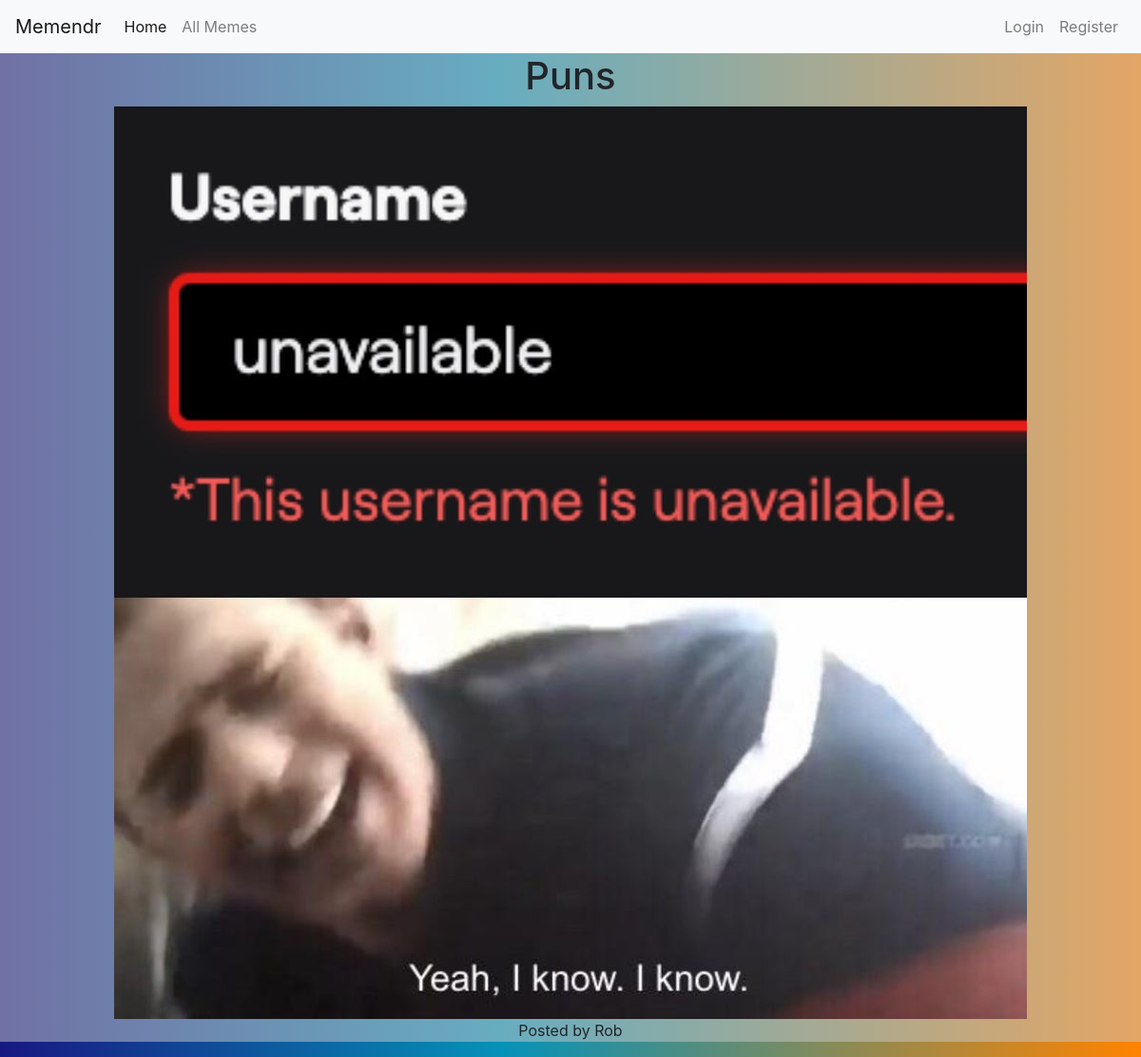
Screenshot of /meme/4/ with the database file from the repository.
### meme/models.py (models this page shows, shortened)
class Meme(models.Model):
    title = models.CharField(max_length=75)
    image = models.ImageField(upload_to="meme_pics")
    likes = models.IntegerField(default=0)
    dislikes = models.IntegerField(default=0)
    favorites = models.IntegerField(default=0)
    data_posted = models.DateTimeField(auto_now_add=True)
    posted_by = models.ForeignKey(User, on_delete=models.CASCADE)

### meme/views.py (the view)
# urls.py: path('meme/<int:pk>/', MemeDetailView.as_view(), name='meme-detail'),
class MemeDetailView(DetailView):
    model = Meme

### meme/templates/meme/meme_detail.html
{% extends "meme/base.html" %}
{% block content %}
<div class='memeContainer'>
    <h1> {{object.title}} </h1>
    <img src={{object.image.url}} />
    <p>Posted by {{object.posted_by}} </p>
</div>
{% endblock content %}

### meme/static/css/main.css (style rules this page uses)
body { background: linear-gradient(90deg, rgba(9,10,121,0.9399538106235565) 0%, rgba(5,146,184,1) 44%, rgba(255,131,0,1) 100%); }
.memeContainer { background-color: rgb(201, 201, 201, .5); text-align: center; }

### rows the page displays
Meme: title "Puns", image (picture), posted_by "Rob"
